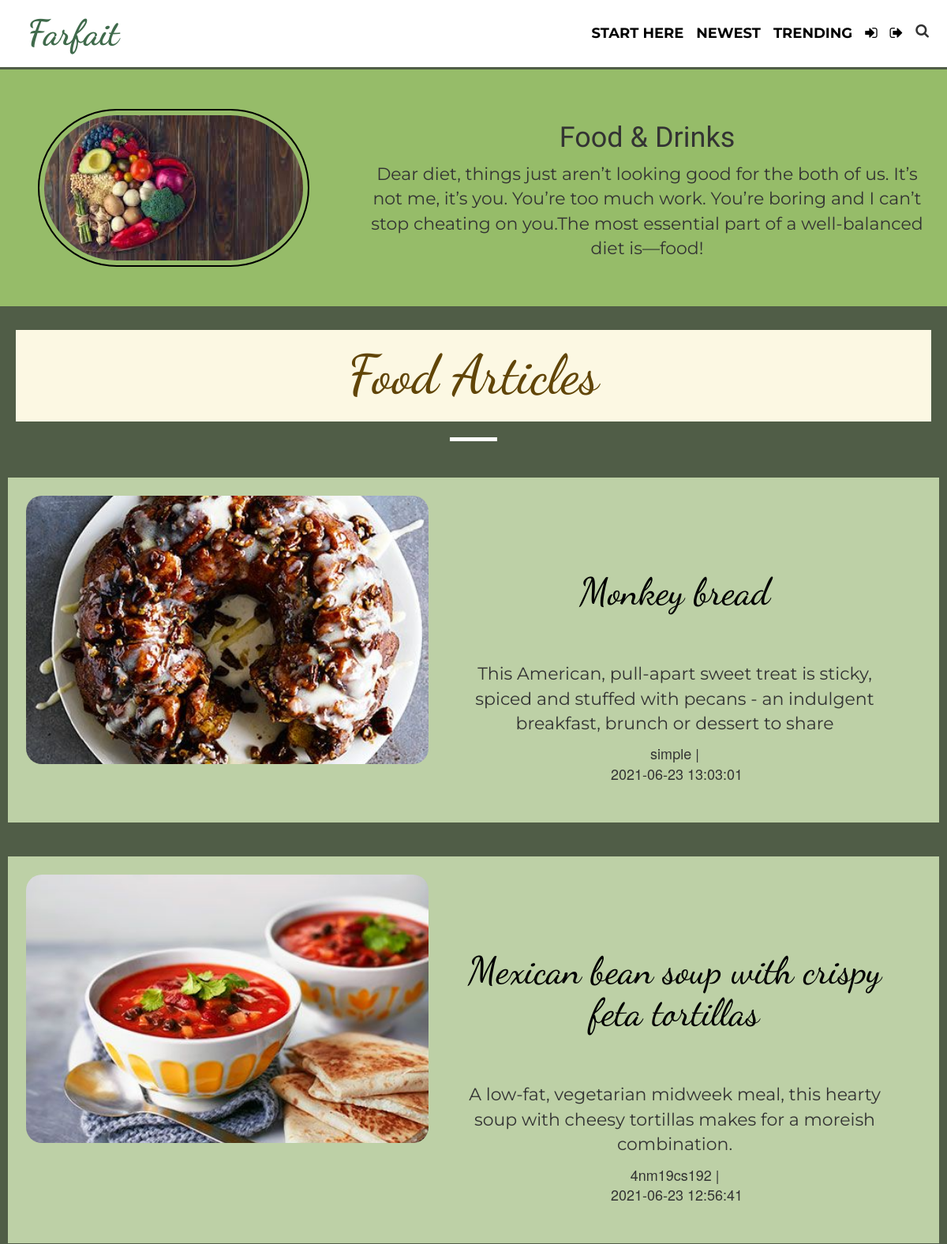
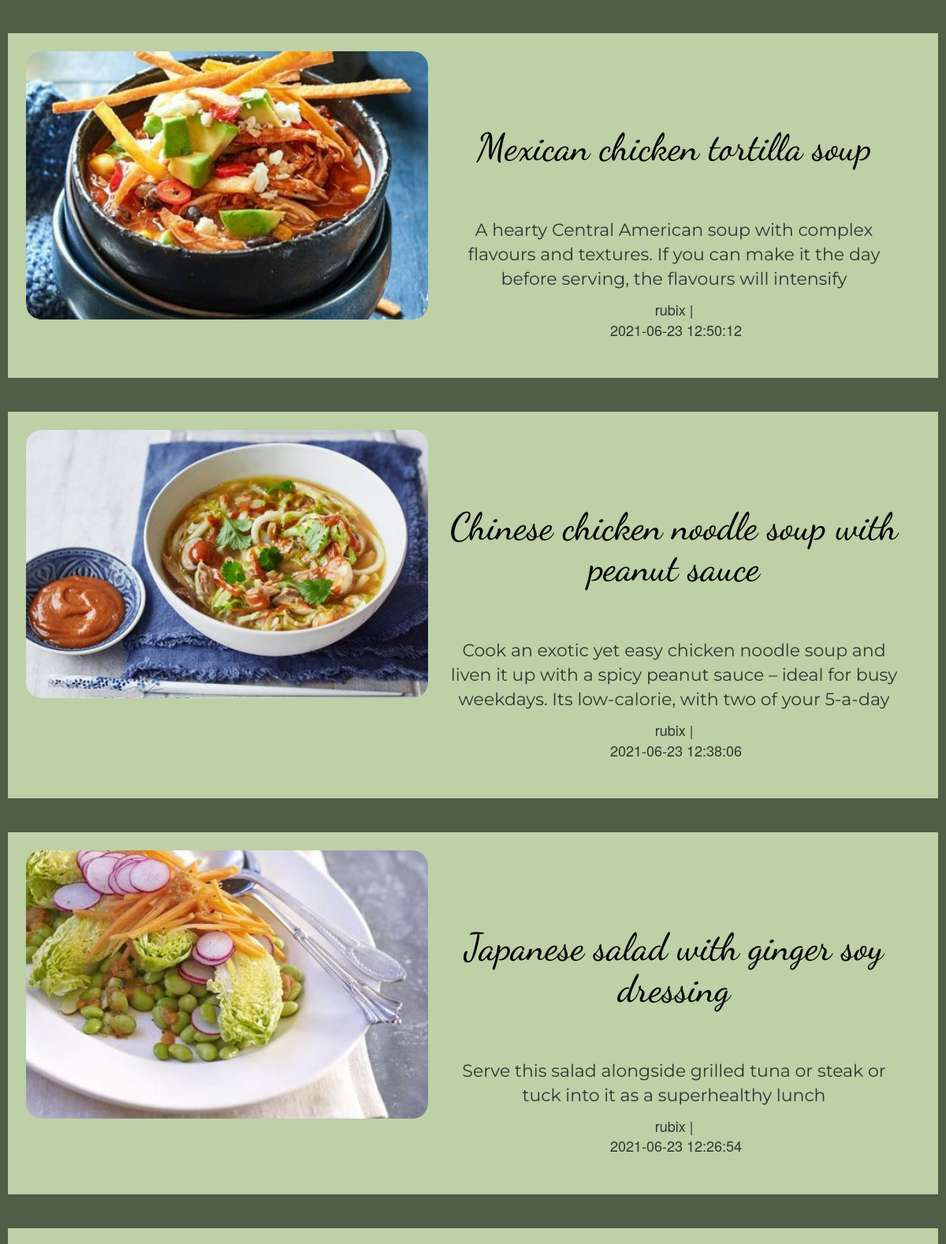
Screenshot of /newest.php (upper part) with the database file from the repository (2 pictures, top to bottom).
### tables this page shows
CREATE TABLE `blogpost` (
  `id` int(5) NOT NULL,
  `username` varchar(255) NOT NULL,
  `created_at` datetime NOT NULL DEFAULT current_timestamp(),
  `recipe` varchar(50) NOT NULL,
  `pre_time` int(4) NOT NULL,
  `cooking_time` int(4) NOT NULL,
  `servings` int(2) NOT NULL,
  `category` varchar(20) NOT NULL,
  `origin` varchar(20) NOT NULL,
  `image` varchar(255) NOT NULL,
  `description` text NOT NULL,
  `ingredients` text NOT NULL,
  `method` text NOT NULL,
  `likes` int(5) NOT NULL
);

### newest.php (the view, shortened to what this page needs)
<?php
require_once "blogconfig.php";
$sql="SELECT * FROM blogpost ORDER BY created_at DESC";
?>
<!DOCTYPE html>
<html lang="en">
<head>
    <link rel="stylesheet" href="https://maxcdn.bootstrapcdn.com/bootstrap/3.4.1/css/bootstrap.min.css">
    <link href="https://stackpath.bootstrapcdn.com/font-awesome/4.7.0/css/font-awesome.min.css" rel="stylesheet"
>
    <link rel="stylesheet" href="https://cdnjs.cloudflare.com/ajax/libs/font-awesome/4.7.0/css/font-awesome.min.css">
    <link rel="stylesheet" href="css/utils.css">
    <link rel="stylesheet" href="css/articlelink.css">
    <link rel="stylesheet" href="css/mobile.css">
</head>
<body>
    <nav class="nav-header" id="navtarget">
        <nav class="navigation m-auto">
            <div class="nav-top ">
                <div class="nav-logo logofont"><a href="index.php">Farfait</a></div>
                <div class="nav-search">
                    <div class="nav-searchothers">
                        <a href="index.php">START HERE</a>
                        <a href="newest.php">NEWEST</a>
                        <a href="trending.php">TRENDING</a>
                        <a href="login.php" title='login'><i class="fa fa-sign-in" aria-hidden="true"></i></a>
                        <a href="logout.php" title='logout' class="anav"><i class="fa fa-sign-out" aria-hidden="true"></i></a>
                    </div>
                    <span>
                        <i class="fa fa-search searchicon" aria-hidden="true"></i>
                    </span>
                </div>
        </nav>
        <hr id=navcontent>
    </nav>
    <div class="content-bloghead max-width-1 m-auto my-2">
        <div class="content-left">
            <img src="img/food.jpg" alt="pasta">
        </div>
        <div class="content-right">
            <h1>Food & Drinks</h1>
            <p>Dear diet, things just aren’t looking good for the both of us. It’s not me, it’s you. You’re too much
                work. You’re boring and I can’t stop cheating on you.The most essential part of a well-balanced diet
                is—food!</p>
        </div>
    </div>
    <div class="home-articles max-width-1 m-auto font4">
        <h1>Food Articles</h1>
        <hr class="quote-hr">
        <br>
 <?php
 if($result = mysqli_query($link, $sql)){
  if(mysqli_num_rows($result)==0)
  {
      echo "<span class='nothing'>Sorry! ,there's no content here.</span>";
  }
  else{
    while($row = mysqli_fetch_array($result)){
        $username=$row['username'];
        $recipe=$row['recipe'];
        $id=$row['id'];
        $describe=$row['description'];
        $time=$row['created_at'];
        $image=$row['image'];
    echo"<div class='home-article'>
            <div class='home-article-img'>
                <img src='$image' alt='$image'>
            </div>
            <div class='home-article-content font4'>
                <a href='article.php?id=$id'>
                    <h2>$recipe</h2>
                </a>
                <p>$describe</p>
                <span>$username |</span>
                <span> $time</span>
            </div>
        </div>
        <div class='max-width-1 m-auto'>
            <hr>
        </div>";
    }
  }
}
  ?>
    </div>
</body>
</html>

### css/utils.css (style rules this page uses)
:root { --main-bg-color: rgb(63, 106, 75); --logo-font:'Dancing Script', cursive; --font1:'Montserrat', sans-serif; --font2:'Open Sans', sans-serif; --font3:'Baloo Tammudu 2', cursive; --font4:'Mate SC', serif; }
.logofont { font-family: var(--logo-font); }
.m-auto { margin:auto; }
.quote-hr { margin: auto; width:5vw; height:5px; background-color:white; }

### css/articlelink.css (style rules this page uses)
* { margin: 0; padding: 0; }
hr { border: 0; clear:both; display:block; width: 100%; background-color:rgb(80 93 71); height: 3px; }
.navigation { display: flex; flex-direction: column; height: 85px; }
.nav-top { display: flex; justify-content: space-between; align-items: center; margin: auto 15px; }
.nav-logo a { text-decoration: none; font-size: 45px; font-weight: bolder; margin-left: 20px; color: var(--main-bg-color); }
.nav-search { font-family: var(--font1); font-weight: bolder; display: flex; }
.nav-searchothers { display: flex; }
.nav-search a { margin: 0px 8px; text-decoration: none; color: black; padding: 2px 0px; font-size: 18px; }
.searchicon { font-size: 18px; margin: 2px 8px 0px 8px; cursor: pointer; }
#navcontent { margin:0px 0px!important; }
p { font-family: var(--font1); font-size: 22px; overflow-wrap: anywhere; }
.content-bloghead { display: flex; min-height: 300px; background-color:rgb(150 188 105); position: relative; }
.content-left { display: flex; align-items: center; justify-content: center; width: 44%; }
.content-left img { height: 200px; border-radius: 100px; border: 2px solid black; padding: 6px; margin: 20px; }
.content-right { text-align: center; font-family: var(--font3); width: 70%; display: flex; align-items: center; justify-content: center; flex-direction: column; margin:30px; align-self: center; }
.home-articles { padding-top: 10px; background-color: rgb(80 93 71); text-align: center; font-size:25px; }
.home-articles h1 { font-family: var(--logo-font); font-size: 69px; margin: 20px; background-color: #fcf8e3; padding: 20px; color: #614507; white-space: pre-wrap; white-space: -moz-pre-wrap; white-space: -pre-wrap; white-space: -o-pre-wrap; word-wrap: break-word; overflow-wrap: anywhere; }
.home-article { display: flex; padding: 23px; background-color: #bdd0a6; margin: 10px; justify-content: space-around; }
.home-article img { width: 51rem; height: 34rem; object-fit: cover; object-position: center; border-radius: 20px; }
.home-article-content { align-self: center; padding:25px; font-size: 18px; display:flex; flex-direction: column; overflow-x: auto; white-space: pre-wrap; white-space: -moz-pre-wrap; white-space: -pre-wrap; white-space: -o-pre-wrap; word-wrap: break-word; overflow-wrap: anywhere; }
.home-article-content a { text-decoration:none; color:black; overflow-wrap: anywhere; }
.home-article-content p { overflow-wrap: anywhere; }
h2 { font-family: var(--logo-font); font-size :xxx-large; }

### rows the page displays
blogpost: image (picture), recipe "Monkey bread", description "This American, pull-apart sweet treat is sticky, spiced and stuffed with pecans - an indulgent breakfast, brunch or dessert to share", username "simple", created_at "2021-06-23 13:03:01"
blogpost: image (picture), recipe "Mexican bean soup with crispy feta tortillas", description "A low-fat, vegetarian midweek meal, this hearty soup with cheesy tortillas makes for a moreish combination.", username "4nm19cs192", created_at "2021-06-23 12:56:41"
blogpost: image (picture), recipe "Mexican chicken tortilla soup", description "A hearty Central American soup with complex flavours and textures. If you can make it the day before serving, the flavours will intensify", username "rubix", created_at "2021-06-23 12:50:12"
blogpost: image (picture), recipe "Chinese chicken noodle soup with peanut sauce", description "Cook an exotic yet easy chicken noodle soup and liven it up with a spicy peanut sauce – ideal for busy weekdays. Its low-calorie, with two of your 5-a-day", username "rubix", created_at "2021-06-23 12:38:06"
blogpost: image (picture), recipe "Japanese salad with ginger soy dressing", description "Serve this salad alongside grilled tuna or steak or tuck into it as a superhealthy lunch", username "rubix", created_at "2021-06-23 12:26:54"
